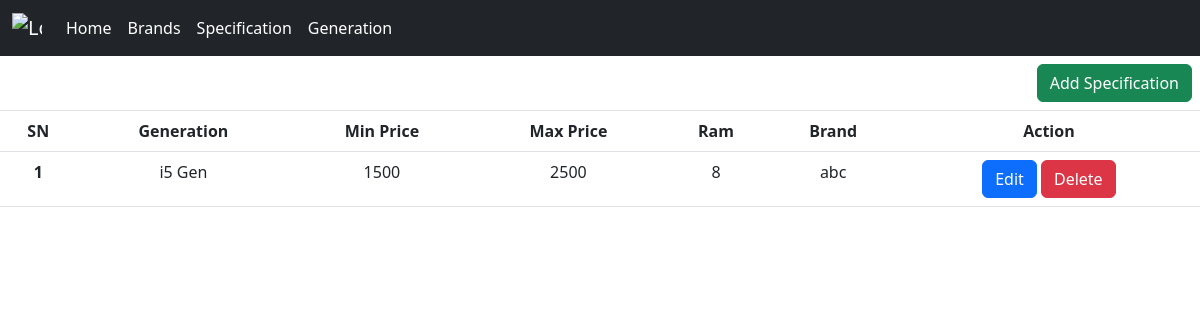
The page /specificationlist on the database as committed earlier.
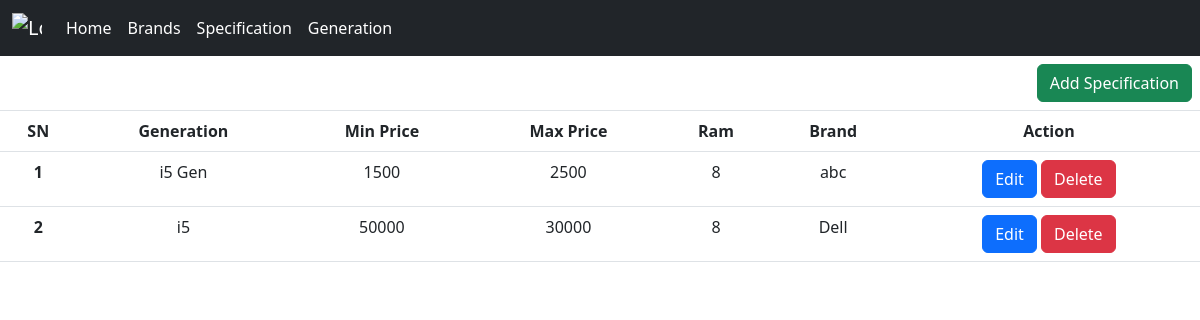
The same page on the database as committed later.
### computer/models.py (models this page shows, shortened)
class ComputerSpecification(models.Model):
    generation = models.ForeignKey(ComputerGeneration, on_delete=models.CASCADE)
    min_price = models.IntegerField()
    max_price = models.IntegerField()
    ram = models.PositiveSmallIntegerField()
    brand = models.ForeignKey(ComputerBrands,on_delete=models.CASCADE, related_name='brand')

class ComputerGeneration(models.Model):
    generation = models.CharField(max_length=100)
    def __str__(self):
        return self.generation

class ComputerBrands(models.Model):
    brand_name = models.CharField(max_length=50)
    logo = models.ImageField(upload_to='media')
    def __str__(self):
        return self.brand_name

### computer/views.py (the view)
# urls.py: path('specificationlist', views.ListSpecificationView.as_view(), name='listspecification'),
class ListSpecificationView(View):
    def get(self, request):
        list = ComputerSpecification.objects.all()
        context = {
            'list':list,
        }
        return render(request,'specificationlist.html',context)

### templates/specificationlist.html (shortened to what this page needs)
<!DOCTYPE html>
<html lang="en">
<head>
  <link rel="stylesheet" href="https://cdn.jsdelivr.net/npm/bootstrap@5.3.0/dist/css/bootstrap.min.css">
</head>
{% include 'navbar.html' %}
<body>
<table class="table">
  <thead class="thead-dark">
    <tr>
      <th colspan="7" class="text-end">
        <a href="{% url 'specification' %}" id="addDataBtn" class="btn btn-success">Add Specification</a>
      </th>
    </tr>
    <tr class="text-center">
      <th scope="col">SN</th>
      <th scope="col">Generation</th>
      <th scope="col">Min Price</th>
      <th scope="col">Max Price</th>
      <th scope="col">Ram</th>
      <th scope="col">Brand</th>
      <th scope="col">Action</th>
    </tr>
  </thead>
  <tbody>
    {% for item in list %}
      <tr data-pk="{{ item.pk }}" class="text-center">
        <th scope="row">{{ forloop.counter }}</th>
        <td>{{item.generation}}</td>
        <td>{{item.min_price}}</td>
        <td>{{item.max_price}}</td>
        <td>{{item.ram}}</td>
        <td>{{item.brand}}</td>
        <td>
          <a href="{% url 'update_specification' item.pk %}" class="btn btn-primary">Edit</a>
          <button class="btn btn-danger" onclick="confirmDelete('{{ item.pk }}')">Delete</button>
        </td>
      </tr>
    {% endfor %}
  </tbody>
</table>
</body>
</html>

Rows that differ between the two databases and show on the page:
added ComputerSpecification: generation "i5", min_price "50000", max_price "30000", ram "8", brand "Dell"
